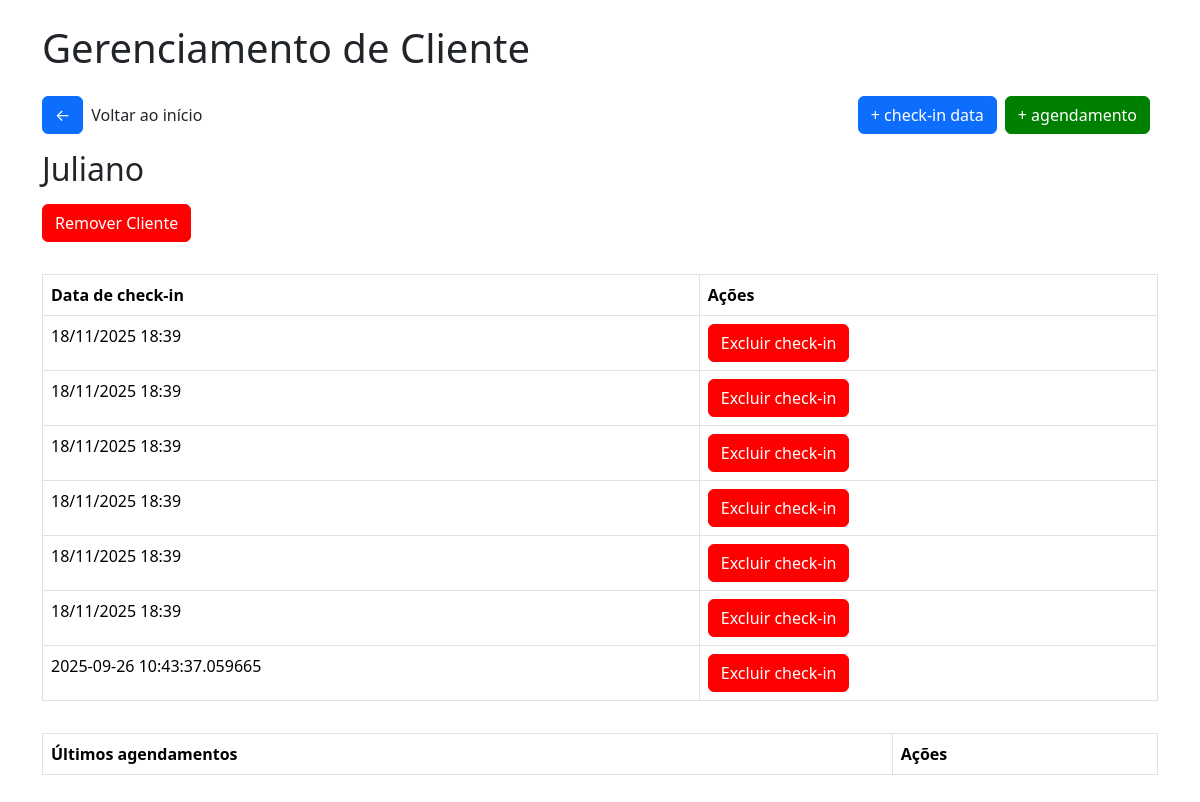
The app's page /clientedetox/2, older data.
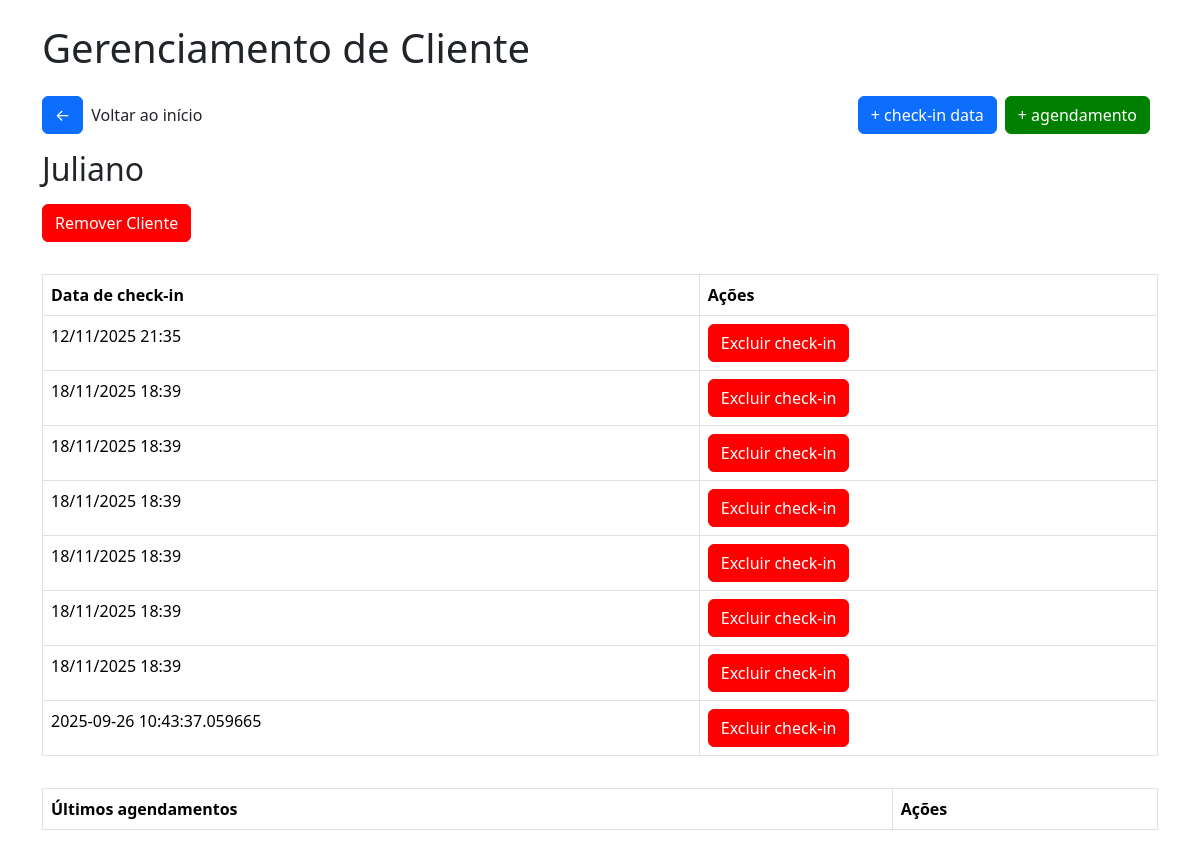
The same page, newer data.
### tables this page shows
CREATE TABLE checkin_detox (
        id INTEGER PRIMARY KEY AUTOINCREMENT,
        cliente_id INTEGER,
        data DATETIME,
        FOREIGN KEY(cliente_id) REFERENCES clientes(id)
    );

### app/views/detox.py (the view)
@app.route('/clientedetox/<int:cliente_id>')
def cliente_detox(cliente_id):
    conn = get_db_connection()
    cliente = conn.execute("SELECT * FROM cliente_detox WHERE id = ?", (cliente_id,)).fetchone()
    checkins = conn.execute("SELECT * FROM checkin_detox WHERE cliente_id = ? ORDER BY data ASC", (cliente_id,))
    agendamentos = conn.execute("SELECT * FROM historico_agendamento_detox WHERE cliente_id = ? ORDER BY data ASC", (cliente_id,))
    return render_template('detox/cliente_detox.html', cliente=cliente, checkins=checkins, agendamentos=agendamentos)

### app/model/model.py (called while the page is built)
def get_db_connection():
    conn = sqlite3.connect('checkins.db')
    conn.row_factory = sqlite3.Row
    return conn

### app/templates/detox/cliente_detox.html (shortened to what this page needs)
<!DOCTYPE html>
<html lang="pt-br">
<head>
    <link href="https://cdn.jsdelivr.net/npm/bootstrap@5.3.2/dist/css/bootstrap.min.css" rel="stylesheet">
    <link rel="stylesheet" href="{{url_for('static', filename='css/style.css')}}">
    <link rel="stylesheet" href="{{url_for('static', filename='css/modal.css')}}">
</head>
<body>
    <div class="container">
        <h1 class="mb-4">
            Gerenciamento de Cliente
        </h1>
        <div class="box-btn-home">
            <div class="box"><a href="/detox" class="btn btn-primary btn-home">&#x2190</a>
            <p>Voltar ao início</p></div>
            <div class="box">
                <a href="/adcheckindatadetox/{{cliente.id}}" class="btn btn-primary btn-home">+ check-in data</a>
                <a href="/adicionaragendamentodetox/{{cliente.id}}" class="btn btn-primary btn-home green">+ agendamento</a>
            </div>
        </div>
        <h2 class="mb-3">
            {{cliente.nome}}
        </h2>
        <button class="btn btn-primary btn-remover" id="openModal">Remover Cliente</button>
        <table class="table table-bordered table-checkin">
            <thead>
                <tr>
                <th>Data de check-in</th>
                <th>Ações</th>
                </tr>
            </thead>
            <tbody>
                {% for checkin in checkins %}
                <tr>
                <td>{{ checkin.data }}</td>
                <td><a href="/excluircheckindetox/{{checkin.id}}" class="btn btn-primary btn-remover excludecheckin">Excluir check-in</a></td>
                </tr>
                {% endfor %}
            </tbody>
        </table>
        <table class="table table-bordered table-checkin">
            <thead>
                <tr>
                <th>Últimos agendamentos</th>
                <th>Ações</th>
                </tr>
            </thead>
        </table>
</body>
</html>

Row changes from the older to the newer data that the page shows:
added checkin_detox: data "12/11/2025 21:35"
